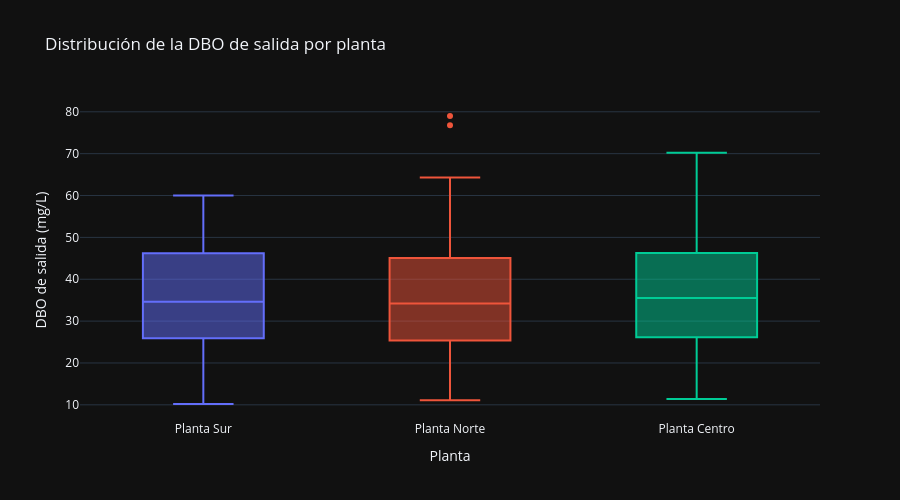

Notebook code for this chart:
### Code cell
fig_DBO_salida = px.box(
    df,
    x="planta",
    y="DBO_salida_mg_L",
    color="planta",
    points="outliers",
    title="Distribución de la DBO de salida por planta",
    labels={
        "planta": "Planta",
        "DBO_salida_mg_L": "DBO de salida (mg/L)"
    },
    hover_data={
        "fecha_registro": True,
        "DBO_entrada_mg_L": ":.1f",
        "cumplimiento_norma": True
    },
    template="plotly_dark"
)

fig_DBO_salida.update_layout(
    height=500,
    showlegend=False
)

fig_DBO_salida.show()

### Figure 1 — Plotly figure (JSON) as saved in the notebook; plotly's stock layout.template omitted (floating-point values rounded to 4 significant figures; data arrays with more than 128 entries replaced by an {"elided": "..."} marker saying what was removed)
{"data": [{"alignmentgroup": "True", "boxpoints": "outliers", "customdata": {"elided": "54x3 mixed values"}, "hovertemplate": "Planta=%{x}<br>DBO de salida (mg/L)=%{y}<br>fecha_registro=%{customdata[0]}<br>DBO_entrada_mg_L=%{customdata[1]:.1f}<br>cumplimiento_norma=%{customdata[2]}<extra></extra>", "legendgroup": "Planta Sur", "marker": {"color": "#636efa"}, "name": "Planta Sur", "notched": false, "offsetgroup": "Planta Sur", "orientation": "v", "showlegend": true, "type": "box", "x": ["Planta Sur", "Planta Sur", "Planta Sur", "Planta Sur", "Planta Sur", "Planta Sur", "Planta Sur", "Planta Sur", "Planta Sur", "Planta Sur", "Planta Sur", "Planta Sur", "Planta Sur", "Planta Sur", "Planta Sur", "Planta Sur", "Planta Sur", "Planta Sur", "Planta Sur", "Planta Sur", "Planta Sur", "Planta Sur", "Planta Sur", "Planta Sur", "Planta Sur", "Planta Sur", "Planta Sur", "Planta Sur", "Planta Sur", "Planta Sur", "Planta Sur", "Planta Sur", "Planta Sur", "Planta Sur", "Planta Sur", "Planta Sur", "Planta Sur", "Planta Sur", "Planta Sur", "Planta Sur", "Planta Sur", "Planta Sur", "Planta Sur", "Planta Sur", "Planta Sur", "Planta Sur", "Planta Sur", "Planta Sur", "Planta Sur", "Planta Sur", "Planta Sur", "Planta Sur", "Planta Sur", "Planta Sur"], "x0": " ", "xaxis": "x", "y": [40.0, 26.8, 37.7, 31.5, 10.2, 20.2, 20.6, 32.9, 11.8, 41.6, 15.0, 45.8, 43.6, 55.8, 39.9, 25.9, 33.7, 19.9, 56.0, 28.2, 25.4, 58.5, 42.8, 28.2, 51.2, 46.8, 46.2, 37.5, 34.4, 41.3, 14.6, 46.5, 56.0, 30.3, 46.9, 52.5, 49.7, 34.9, 56.9, 49.0, 32.3, 28.5, 33.0, 25.2, 22.5, 44.0, 23.5, 25.8, 40.7, 39.8, 33.5, 28.5, 23.1, 60.0], "y0": " ", "yaxis": "y"}, {"alignmentgroup": "True", "boxpoints": "outliers", "customdata": {"elided": "71x3 mixed values"}, "hovertemplate": "Planta=%{x}<br>DBO de salida (mg/L)=%{y}<br>fecha_registro=%{customdata[0]}<br>DBO_entrada_mg_L=%{customdata[1]:.1f}<br>cumplimiento_norma=%{customdata[2]}<extra></extra>", "legendgroup": "Planta Norte", "marker": {"color": "#EF553B"}, "name": "Planta Norte", "notched": false, "offsetgroup": "Planta Norte", "orientation": "v", "showlegend": true, "type": "box", "x": ["Planta Norte", "Planta Norte", "Planta Norte", "Planta Norte", "Planta Norte", "Planta Norte", "Planta Norte", "Planta Norte", "Planta Norte", "Planta Norte", "Planta Norte", "Planta Norte", "Planta Norte", "Planta Norte", "Planta Norte", "Planta Norte", "Planta Norte", "Planta Norte", "Planta Norte", "Planta Norte", "Planta Norte", "Planta Norte", "Planta Norte", "Planta Norte", "Planta Norte", "Planta Norte", "Planta Norte", "Planta Norte", "Planta Norte", "Planta Norte", "Planta Norte", "Planta Norte", "Planta Norte", "Planta Norte", "Planta Norte", "Planta Norte", "Planta Norte", "Planta Norte", "Planta Norte", "Planta Norte", "Planta Norte", "Planta Norte", "Planta Norte", "Planta Norte", "Planta Norte", "Planta Norte", "Planta Norte", "Planta Norte", "Planta Norte", "Planta Norte", "Planta Norte", "Planta Norte", "Planta Norte", "Planta Norte", "Planta Norte", "Planta Norte", "Planta Norte", "Planta Norte", "Planta Norte", "Planta Norte", "Planta Norte", "Planta Norte", "Planta Norte", "Planta Norte", "Planta Norte", "Planta Norte", "Planta Norte", "Planta Norte", "Planta Norte", "Planta Norte", "Planta Norte"], "x0": " ", "xaxis": "x", "y": [45.2, 31.7, 45.1, 21.3, 19.8, 51.6, 47.6, 28.6, 39.3, 79.0, 37.1, 36.6, 39.5, 21.3, 40.7, 49.0, 31.8, 26.2, 45.0, 61.8, 64.3, 26.3, 32.0, 16.5, 30.5, 36.3, 24.7, 47.8, 25.1, 32.9, 38.4, 25.0, 24.7, 36.5, 33.3, 23.0, 21.9, 38.6, 33.9, 32.9, 28.0, 38.9, 49.0, 26.4, 18.6, 39.2, 24.0, 33.9, 24.6, 38.2, 26.5, 40.9, 61.2, 54.1, 76.8, 23.3, 20.0, 33.4, 57.3, 61.3, 39.2, 37.6, 34.2, 20.5, 46.7, 45.4, 55.2, 11.1, 29.5, 20.9, 37.1], "y0": " ", "yaxis": "y"}, {"alignmentgroup": "True", "boxpoints": "outliers", "customdata": {"elided": "75x3 mixed values"}, "hovertemplate": "Planta=%{x}<br>DBO de salida (mg/L)=%{y}<br>fecha_registro=%{customdata[0]}<br>DBO_entrada_mg_L=%{customdata[1]:.1f}<br>cumplimiento_norma=%{customdata[2]}<extra></extra>", "legendgroup": "Planta Centro", "marker": {"color": "#00cc96"}, "name": "Planta Centro", "notched": false, "offsetgroup": "Planta Centro", "orientation": "v", "showlegend": true, "type": "box", "x": ["Planta Centro", "Planta Centro", "Planta Centro", "Planta Centro", "Planta Centro", "Planta Centro", "Planta Centro", "Planta Centro", "Planta Centro", "Planta Centro", "Planta Centro", "Planta Centro", "Planta Centro", "Planta Centro", "Planta Centro", "Planta Centro", "Planta Centro", "Planta Centro", "Planta Centro", "Planta Centro", "Planta Centro", "Planta Centro", "Planta Centro", "Planta Centro", "Planta Centro", "Planta Centro", "Planta Centro", "Planta Centro", "Planta Centro", "Planta Centro", "Planta Centro", "Planta Centro", "Planta Centro", "Planta Centro", "Planta Centro", "Planta Centro", "Planta Centro", "Planta Centro", "Planta Centro", "Planta Centro", "Planta Centro", "Planta Centro", "Planta Centro", "Planta Centro", "Planta Centro", "Planta Centro", "Planta Centro", "Planta Centro", "Planta Centro", "Planta Centro", "Planta Centro", "Planta Centro", "Planta Centro", "Planta Centro", "Planta Centro", "Planta Centro", "Planta Centro", "Planta Centro", "Planta Centro", "Planta Centro", "Planta Centro", "Planta Centro", "Planta Centro", "Planta Centro", "Planta Centro", "Planta Centro", "Planta Centro", "Planta Centro", "Planta Centro", "Planta Centro", "Planta Centro", "Planta Centro", "Planta Centro", "Planta Centro", "Planta Centro"], "x0": " ", "xaxis": "x", "y": [38.0, 32.1, 49.7, 30.5, 36.8, 26.4, 46.3, 32.5, 20.9, 46.6, 27.5, 43.5, 17.7, 35.4, 31.9, 51.0, 21.5, 25.7, 47.0, 70.2, 28.9, 22.5, 35.6, 29.2, 38.1, 48.0, 16.7, 15.9, 26.1, 40.5, 37.7, 26.0, 48.2, 64.9, 26.4, 55.5, 16.2, 13.4, 25.2, 29.3, 26.5, 14.5, 30.4, 34.4, 35.5, 47.6, 16.2, 39.9, 25.6, 11.4, 48.1, 45.0, 50.4, 31.1, 25.6, 25.4, 45.9, 26.9, 62.1, 55.0, 36.8, 56.9, 19.2, 52.6, 42.1, 27.4, 44.1, 52.5, 36.1, 29.0, 46.1, 37.6, 43.3, 54.2, 41.7], "y0": " ", "yaxis": "y"}], "layout": {"boxmode": "overlay", "height": 500, "legend": {"title": {"text": "Planta"}, "tracegroupgap": 0}, "showlegend": false, "title": {"text": "Distribución de la DBO de salida por planta"}, "xaxis": {"anchor": "y", "categoryarray": ["Planta Sur", "Planta Norte", "Planta Centro"], "categoryorder": "array", "domain": [0, 1], "title": {"text": "Planta"}}, "yaxis": {"anchor": "x", "domain": [0, 1], "title": {"text": "DBO de salida (mg/L)"}}}}
